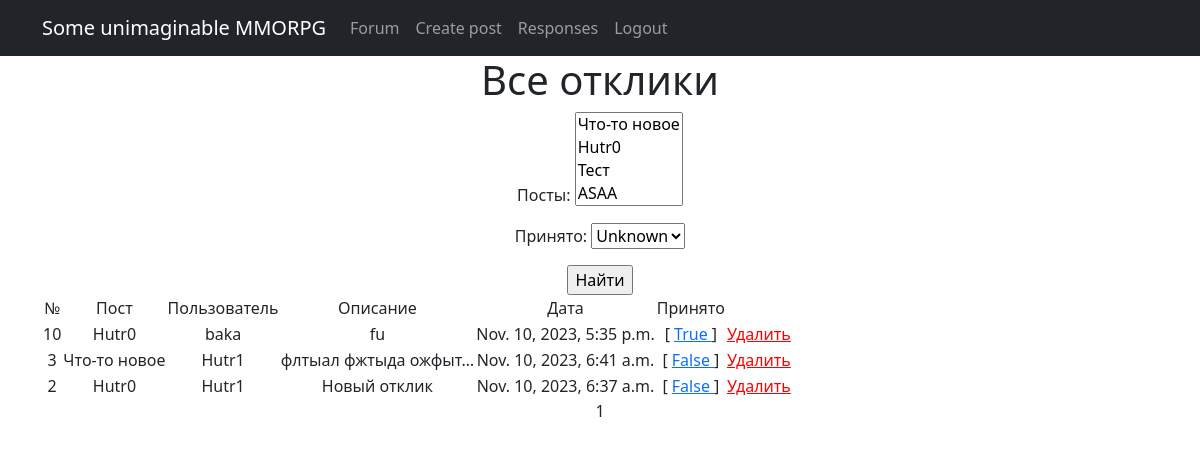
Page /forum/responses/ (signed in) on the committed database.
### forum/models.py (models this page shows, shortened)
class Response (models.Model):
    post = models.ForeignKey("Post", on_delete=models.CASCADE)
    user = models.ForeignKey(User, on_delete=models.CASCADE)
    text = models.TextField()
    creation_datetime = models.DateTimeField(auto_now_add=True)
    is_accepted = models.BooleanField(default=False)

class Post (models.Model):
    user = models.ForeignKey(User, on_delete=models.CASCADE)
    creation_datetime = models.DateTimeField(auto_now_add=True)
    types = models.CharField(max_length=2, choices=post_types)
    heading = models.CharField(max_length=255)
    text = FroalaField()
    def __str__(self) -> str:
        return self.heading

### forum/views.py (the view)
# urls.py: path('responses/', ResponseList.as_view(), name='response_list'),
class ResponseList(ListView):
    model = Response
    ordering = '-creation_datetime'
    template_name = 'responses.html'
    context_object_name = 'responses'
    paginate_by = 10
    def get_queryset(self):
        queryset = super().get_queryset()
        qs = queryset.filter(post__user=self.request.user)
        self.filterset = ResponseFilter(
            self.request.GET,
            request=self.request,
            queryset=qs
        )
        return self.filterset.qs
    def get_context_data(self, **kwargs: Any) -> Dict[str, Any]:
        context = super().get_context_data(**kwargs)
        context['filterset'] = self.filterset
        return context

### forum/filters.py (called while the page is built)
    def myPosts(request):
        if request is None:
            return Post.objects.none()
        user = request.user
        return Post.objects.filter(user=user)

### forum/templatetags/custom_filters.py (called while the page is built)
@register.filter()
def censor(value):
    if not isinstance(value, str):
        raise TypeError()
    for word in re.findall(r"[\w']+|[.,!?;]",value):
        if word.lower() in censu:
            value = value.replace(word, f"{word[0]}{'*'*(len(word)-2)}{word[-1]}")
    return value

### templates/responses.html (shortened to what this page needs)
{% extends 'flatpages/default.html' %}
{% load custom_filters %}
{% block content %}
<h1>Все отклики</h1>
<form action="" method="get">
    {{filterset.form.as_p }}
    <input type="submit" value="Найти" />
</form>
{% if responses %}
<table>
    <tr>
        <td>№</td>
        <td>Пост</td>
        <td>Пользователь</td>
        <td>Описание</td>
        <td>Дата</td>
        <td>Принято</td>
    </tr>
    {% for response in responses %}
    <tr>
        <td>{{ response.id }}</td>
        <td>{{ response.post.heading|censor }}</td>
        <td>{{ response.user.username }}</td>
        <td>{{ response.text|truncatechars:20|censor }}</td>
        <td>{{ response.creation_datetime }}</td>
        <td>
            [
            <a href="{% url 'change_response' response.id %}">
                {{ response.is_accepted }}
            </a>
            ]
        </td>
        <td>
            <a style="color: red;" href="{% url 'remove_response' response.id %}">
                Удалить
            </a>
        </td>
    </tr>
    {% endfor %}
</table>
{% else %}
<h2>Откликов нет!</h2>
{% endif %}
{{ page_obj.number }}
{% endblock content %}

### templates/flatpages/default.html (shortened to what this page needs)
<!DOCTYPE html>
<html lang="en">
<head>
    {% load static %}
    <link href="{% static 'css/styles.css' %}" rel="stylesheet" />
</head>
<body>
    <nav class="navbar navbar-expand-lg navbar-dark bg-dark static-top">
        <div class="container">
            <a class="navbar-brand" href="#">Some unimaginable MMORPG</a>
            <div class="collapse navbar-collapse" id="navbarResponsive">
                <ul class="navbar-nav ml-auto">
                    <li class="nav-item active">
                        <a class="nav-link" href="/forum/">Forum</a>
                    </li>
                    {% if user.is_authenticated %}
                    <li class="nav-item">
                        <a class="nav-link" href="/forum/create">Create post</a>
                    </li>
                    <li class="nav-item">
                        <a class="nav-link" href="/forum/responses">Responses</a>
                    </li>
                    <li class="nav-item">
                        <a class="nav-link" href="/accounts/logout/">Logout</a>
                    </li>
                    {% else %}
                    <li class="nav-item"></li>
                        <a class="nav-link" href="/accounts/login/">Login</a>
                    </li>
                    {% endif %}
                </ul>
            </div>
        </div>
    </nav>
    <div class="container">
        <div class="row">
            <div class="col-lg-12 text-center">
                {% block content %}{% endblock content %}
            </div>
        </div>
    </div>
</body>
</html>

### rows in the picture
Response: id "10", post.heading|censor "Hutr0", user.username "baka", text|censor "fu", creation_datetime "Nov. 10, 2023, 5:35 p.m.", is_accepted "True"
Response: id "3", post.heading|censor "Что-то новое", user.username "Hutr1", text|censor "флтыал фжтыда ожфыт…", creation_datetime "Nov. 10, 2023, 6:41 a.m.", is_accepted "False"
Response: id "2", post.heading|censor "Hutr0", user.username "Hutr1", text|censor "Новый отклик", creation_datetime "Nov. 10, 2023, 6:37 a.m.", is_accepted "False"

### other values in the picture
{{ page_obj.number }} "1"
